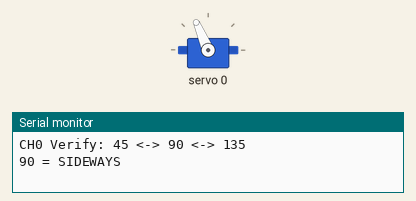
Simulated run of this sketch. Board: Arduino Uno, built with avr-gcc and run on an emulated ATmega328P. On the bench: servo, the last lines printed to the serial monitor.

Above: at 0.05 s.
At 3.0 s:
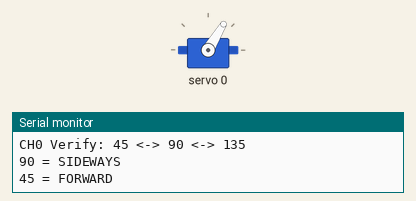
At 6.0 s:
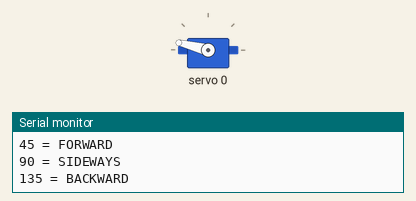
Timing chart, 0 to 7.8 s (numbered marks = the images above):
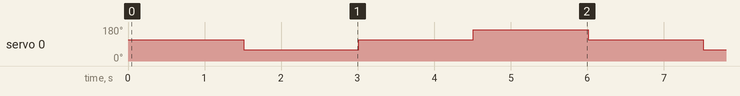

Measured:
- by itself, servo 0: repeats every 6.0 s: 113° 1.5 s, 166° 1.5 s, 113° 1.5 s, 59° 1.5 s

The sketch:

set_ch0.ino
```cpp
/*
 * CH0 Verify - Sweep 45 to 135 (walking range)
 */

#include <Wire.h>
#include <Adafruit_PWMServoDriver.h>

Adafruit_PWMServoDriver pwm = Adafruit_PWMServoDriver();

#define SERVOMIN  125
#define SERVOMAX  575

void setAngle(int ch, int angle) {
  int pulse = map(angle, 0, 180, SERVOMIN, SERVOMAX);
  pwm.setPWM(ch, 0, pulse);
}

void setup() {
  Serial.begin(9600);

  pwm.begin();
  pwm.setOscillatorFrequency(27000000);
  pwm.setPWMFreq(50);
  delay(10);

  Serial.println("CH0 Verify: 45 <-> 90 <-> 135");
}

void loop() {
  // 90 = sideways
  setAngle(0, 90);
  Serial.println("90 = SIDEWAYS");
  delay(1500);

  // 45 = forward
  setAngle(0, 45);
  Serial.println("45 = FORWARD");
  delay(1500);

  // 90 = sideways
  setAngle(0, 90);
  Serial.println("90 = SIDEWAYS");
  delay(1500);

  // 135 = backward (home area)
  setAngle(0, 135);
  Serial.println("135 = BACKWARD");
  delay(1500);
}
```
